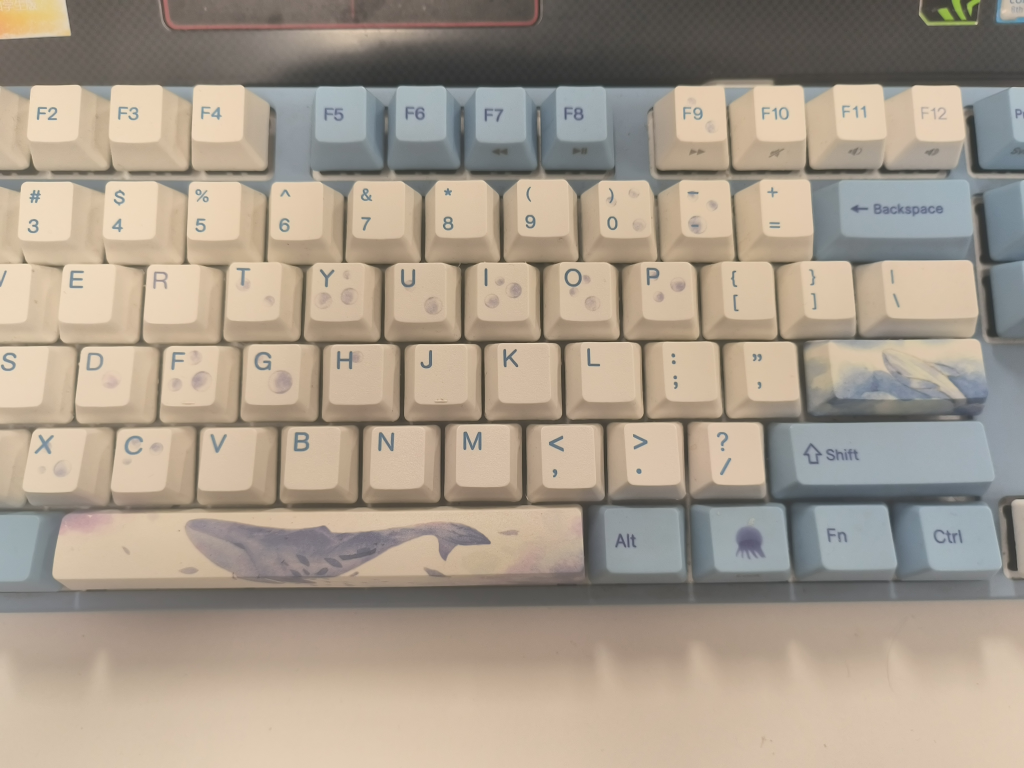
#> input picture exercise-4/data/IMG6.jpg, 4096 x 3072 px (shown at 1/4 size)
$ jupyter execute calHomography.ipynb
#> lines starting #> are read from the running program, lines starting #| are printed output that depends on the picture
[cell 1]
import copy

import cv2
import numpy as np
import matplotlib.pyplot as plt
# 读入图像并调整大小
img1 = cv2.imread('data/IMG6.jpg')
#> img1 is the input picture: shape (3072, 4096, 3); mean B, G, R 139.8, 155, 167.3
img2 = cv2.imread('data/IMG5.jpg')
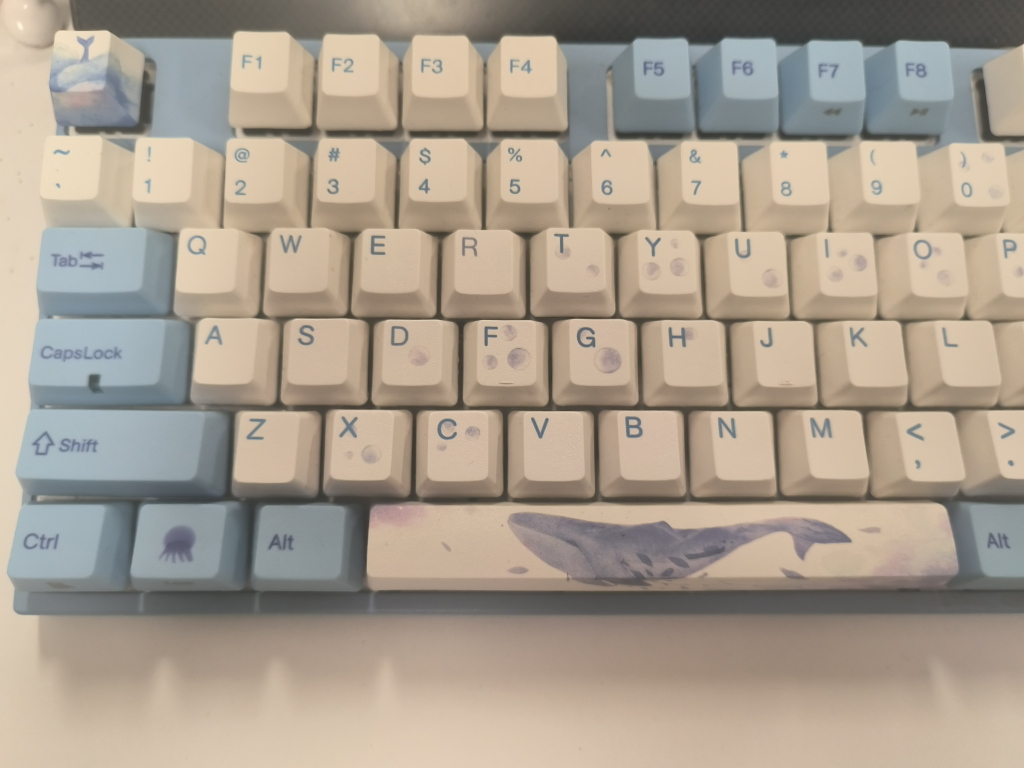
#> input picture exercise-4/data/IMG5.jpg, 4096 x 3072 px (shown at 1/4 size)
#> img2 is the input picture: shape (3072, 4096, 3); mean B, G, R 142.8, 157.5, 169.2
img1 = cv2.resize(img1, dsize=(1024, 512))
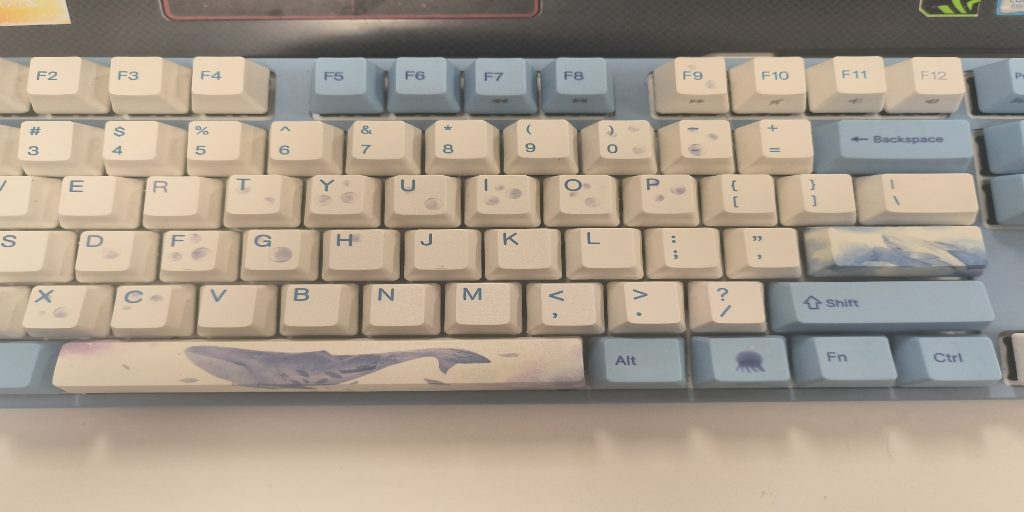
#> img1: shape (512, 1024, 3); mean B, G, R 140, 155.1, 167.4
img2 = cv2.resize(img2, dsize=(1024, 512))
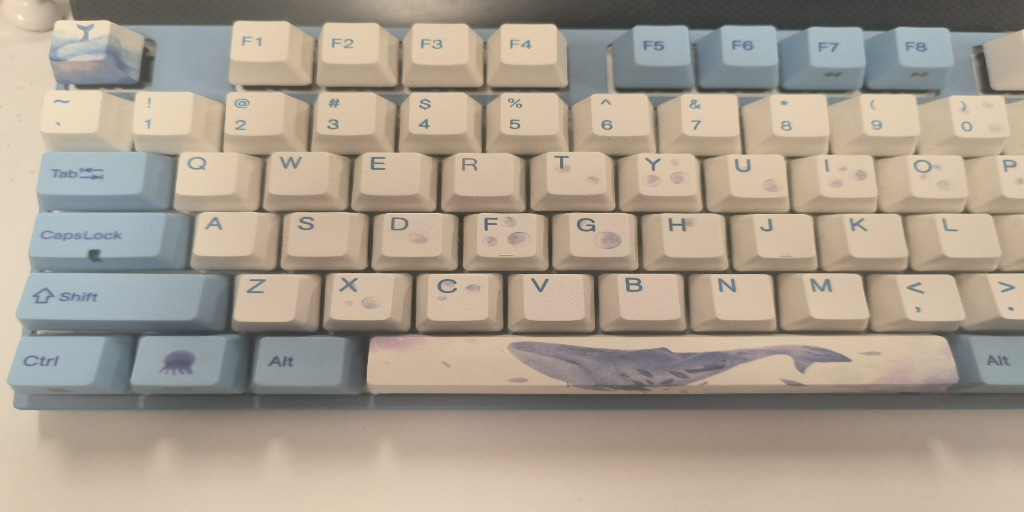
#> img2: shape (512, 1024, 3); mean B, G, R 142.9, 157.6, 169.3

[cell 2]
#   调换颜色通道
def showImage(img):
    img = copy.deepcopy(img)
    img = cv2.cvtColor(img,cv2.COLOR_BGR2RGB)
    plt.imshow(img)
    plt.show()

[cell 3]
#   展示输入图像
showImage(img1)

[cell 4]
showImage(img2)
#> in showImage (call 2), `img = cv2.cvtColor(img,cv2.COLOR_BGR2RGB)`:
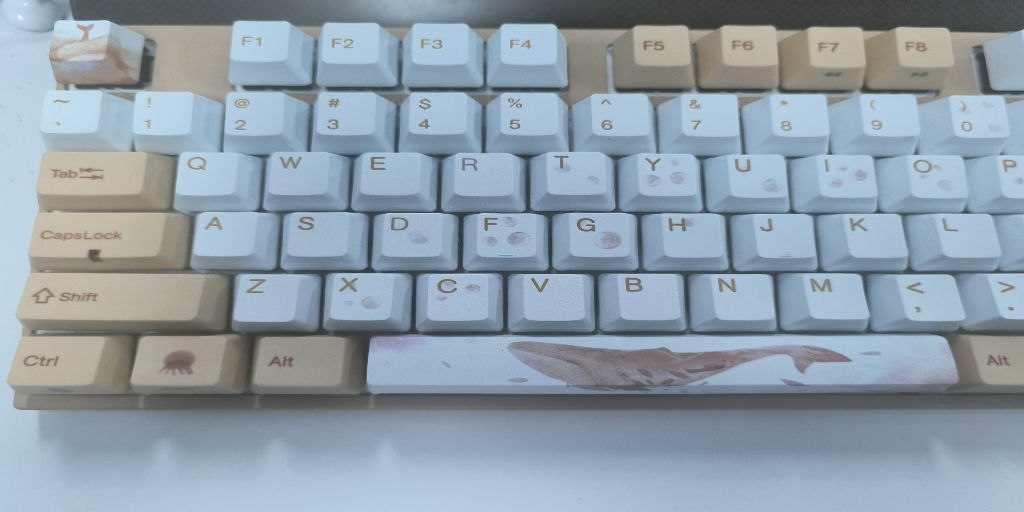
#> img: shape (512, 1024, 3); mean B, G, R 169.3, 157.6, 142.9

[cell 5]
# 使用opencv创建SIFT对象
sift = cv2.xfeatures2d.SIFT_create()
# 检测关键点和计算描述符
kp1, des1 = sift.detectAndCompute(img1, None)
#> kp1 = 1212 keypoints; strongest (x, y, size): (673, 237, 1.8), (674, 241, 2.1), (24, 174, 2.7), (105, 174, 3.3)
kp2, des2 = sift.detectAndCompute(img2, None)
#> kp2 = 1184 keypoints; strongest (x, y, size): (248, 88, 5.3), (792, 211, 4.4), (460, 269, 6.2), (966, 211, 4.4)

[cell 6]
# 匹配关键点
bf = cv2.BFMatcher()
matches = bf.knnMatch(des1, des2, k=2)
#> matches = 1212 matches

good_matches = []
for m, n in matches:
    if m.distance < 0.75 * n.distance:
        good_matches.append(m)
#> after the loop, good_matches = 258 matches
# 绘制匹配结果
img_matches = cv2.drawMatches(img1, kp1, img2, kp2, good_matches, None, flags=2)
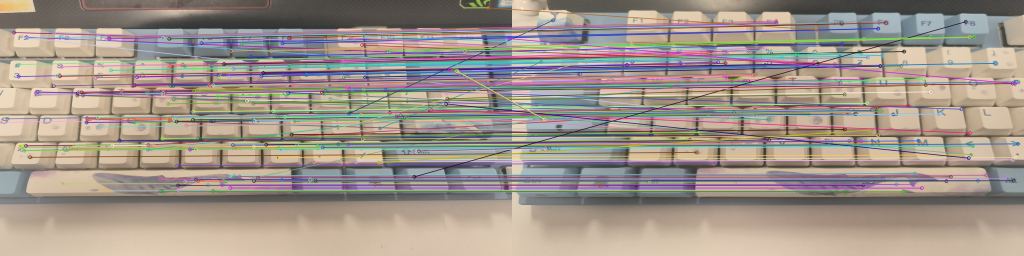
#> img_matches: shape (512, 2048, 3) (shown at 1/2 size); mean B, G, R 138.7, 148, 159.2
showImage(img_matches)

[cell 7]
import random
#   使用RANSAC算法筛选特征点并得到变换矩阵
src_pts = np.float32([kp1[m.queryIdx].pt for m in good_matches]).reshape(-1, 1, 2)
#> src_pts = 258 rows, first 8: [2.34, 244.2], [14.49, 237.2], [27.89, 64.64], [36.97, 152.5], [38.23, 128.5], [39.9, 295.2], [40.25, 291.1], [43.34, 300.2]
dst_pts = np.float32([kp2[m.trainIdx].pt for m in good_matches]).reshape(-1, 1, 2)
#> dst_pts = 258 rows, first 8: [299.9, 227], [311.9, 219.1], [131.2, 97.81], [337.1, 126.3], [337.5, 100.2], [343.8, 283.8], [343.5, 279.1], [348, 288.5]
M1, mask = cv2.findHomography(src_pts, dst_pts, cv2.RANSAC, 5.0)
#> M1 = [[1.1, 0.035, 282.3], [0.0115, 1.07, -39.65], [1.55e-05, -6.91e-05, 1]]; mask = 258 values, max 1 at index 0, min 0 at index 2, mean 0.45
def find_homography(src_pts, dst_pts):
    # Reshape the input points
    src_pts = src_pts.reshape(-1, 2)
    dst_pts = dst_pts.reshape(-1, 2)

    # Construct the A matrix for the homography
    A = []
    for i in range(src_pts.shape[0]):
        x, y = src_pts[i]
        u, v = dst_pts[i]
        A.append([x, y, 1, 0, 0, 0, -u*x, -u*y, -u])
        A.append([0, 0, 0, x, y, 1, -v*x, -v*y, -v])
    A = np.asarray(A)

    # Compute the SVD of A
    U, s, Vt = np.linalg.svd(A)
    H = Vt[-1, :].reshape(3, 3)

    # Normalize the homography
    H = H / H[2, 2]

    return H
# 使用 RANSAC 算法计算单应性矩阵
def ransac_homography(src_pts, dst_pts, threshold=5.0, max_iterations=10000):


#> called with src_pts = array of shape (258, 1, 2), dst_pts = array of shape (258, 1, 2), threshold = 5, max_iterations = 10000
    best_H = None  # 存储最好的单应性矩阵
    inliers = []   # 存储最好的内点

    for i in range(max_iterations):
        # 从源点和目标点中随机选择4个点
        indices = random.sample(range(src_pts.shape[0]), 4)
        src_sample = src_pts[indices]
        dst_sample = dst_pts[indices]

        # 计算这4个点对应的单应性矩阵
        H = find_homography(src_sample, dst_sample)

        # 使用当前的单应性矩阵计算所有的点
        projected_dst = cv2.perspectiveTransform(src_pts, H)

        # 计算所有点和其对应点之间的距离
        distances = np.sqrt(np.sum(np.square(projected_dst - dst_pts), axis=2))

        # 统计内点个数
        current_inliers = np.where(distances < threshold)[0]

        # 如果当前的内点数大于历史最好内点数，则更新历史最好内点数和单应性矩阵
        if len(current_inliers) > len(inliers):
            best_H = H
            inliers = current_inliers
#> this loop made 10000 passes
#> inliers on pass 1: [19, 20, 128, 129, 131, 132, 193, 195, 197, 215]
#> dst_pts in find_homography on pass 36: [[653.2, 168.8], [687, 227.6], [426.5, 126], [639, 280.6]]
#> after the loop, inliers = 116 values from 0 to 204

    return best_H, inliers
M,t = ransac_homography(src_pts, dst_pts, 5.0)
#> M = [[1.14, 0.0665, 275.7], [0.0226, 1.1, -45.47], [4.39e-05, -3.03e-05, 1]]; t = 116 values from 0 to 204
radio = len(t)/src_pts.shape[0]
#> radio = 0.45

[cell 8]
print("cv2库计算单应性矩阵")
print(M1)
#| [[ 1.10133075e+00  3.49698951e-02  2.82348895e+02]
#|  [ 1.15333186e-02  1.07450486e+00 -3.96506326e+01]
#|  [ 1.54891651e-05 -6.90870528e-05  1.00000000e+00]]
print('内点包含率{:.2%}'.format(np.count_nonzero(mask == 1)/src_pts.shape[0]))
#| 内点包含率44.96%

[cell 9]
print("自己实验计算单应性矩阵")
print(M)
#| [[ 1.14258323e+00  6.64554094e-02  2.75702760e+02]
#|  [ 2.25646506e-02  1.10492071e+00 -4.54740398e+01]
#|  [ 4.38985279e-05 -3.02510446e-05  1.00000000e+00]]
print('内点包含率{:.2%}'.format(radio))
#| 内点包含率44.96%
